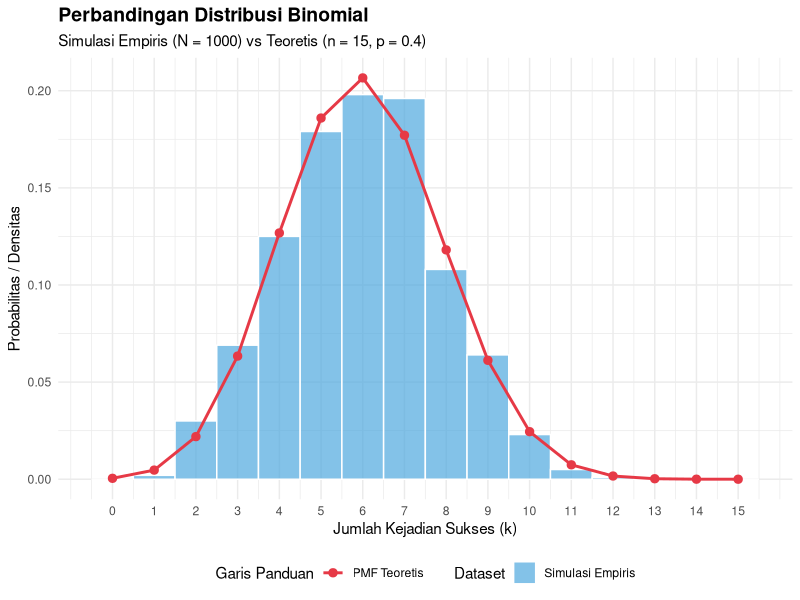

The R script that drew this image:
# ==============================================================================
# TUGAS: PROBABILITAS DAN STATISTIKA - DISTRIBUSI DISKRIT
# Nama       : Bilhadi Muhammad
# NIM        : 3338250028
# ==============================================================================

# Mengaktifkan library untuk visualisasi modern (jika belum ada, install dengan install.packages("ggplot2"))
library(ggplot2)

# ------------------------------------------------------------------------------
# KASUS 1: DISTRIBUSI POISSON
# Soal: Rata-rata pelanggan = 3 orang/jam. Hitung P(X >= 5).
# ------------------------------------------------------------------------------

# Definisi Parameter
rata_rata_poisson <- 3  # Nilai rata-rata kejadian (lambda)

# Menghitung peluang P(X >= 5) menggunakan komplemen: 1 - P(X <= 4)
peluang_poisson_ge5 <- 1 - ppois(q = 4, lambda = rata_rata_poisson)

# Output Hasil
cat("=== KASUS 1: DISTRIBUSI POISSON ===\n")
cat(sprintf("Probabilitas P(X >= 5) dengan lambda = %d adalah: %.5f\n\n", 
            rata_rata_poisson, peluang_poisson_ge5))


# ------------------------------------------------------------------------------
# KASUS 2: DISTRIBUSI HIPERGEOMETRIK
# Soal: Pop = 100 bola, Sukses (Merah) = 20, Sampel = 10 tanpa pengembalian.
# ------------------------------------------------------------------------------

# Parameter Distribusi
pop_total     <- 100 # N (Total Populasi)
sukses_pop    <- 20  # M atau K (Jumlah elemen sukses di populasi)
gagal_pop     <- pop_total - sukses_pop # N - K (Jumlah elemen gagal di populasi)
ukuran_sampel <- 10  # n (Banyaknya sampel yang diambil)

# Menentukan batas domain k (nilai sukses yang mungkin terambil)
k_min <- max(0, ukuran_sampel - gagal_pop)
k_max <- min(ukuran_sampel, sukses_pop)
domain_k <- k_min:k_max

# Menghitung Probability Mass Function (PMF)
peluang_hiper <- dhyper(x = domain_k, m = sukses_pop, n = gagal_pop, k = ukuran_sampel)

# Menyusun Tabel Distribusi Probabilitas menggunakan format matriks/tabel bersih
cat("=== KASUS 2: DISTRIBUSI HIPERGEOMETRIK ===\n")
cat("Tabel Distribusi Peluang Kumulatif & PMF:\n")
tabel_distribusi <- data.frame(
  `Jumlah Bola Merah (k)` = domain_k,
  `Peluang P(X=k)` = round(peluang_hiper, 6),
  check.names = FALSE
)
print(tabel_distribusi, row.names = FALSE)

# Perhitungan Nilai Harapan (Ekspektasi) dan Varians Teoretis
ekspektasi_teoretis <- ukuran_sampel * (sukses_pop / pop_total)
varians_teoretis    <- ukuran_sampel * (sukses_pop / pop_total) * 
  (1 - sukses_pop / pop_total) * 
  ((pop_total - ukuran_sampel) / (pop_total - 1))

cat("\nUkuran Statistik Teoretis:\n")
cat(sprintf("- Ekspektasi E[X] : %.4f\n", ekspektasi_teoretis))
cat(sprintf("- Varians Var(X)  : %.4f\n\n", varians_teoretis))


# ------------------------------------------------------------------------------
# KASUS 3: SIMULASI BINOMIAL VS PMF TEORETIS (GGPLOT2)
# Soal: Simulasi 1.000 percobaan Binomial (n = 15, p = 0.4) & bandingkan plotnya.
# ------------------------------------------------------------------------------

# Mengunci random generator agar hasil simulasi konsisten
set.seed(2026) 

# Parameter Binomial
total_simulasi <- 1000
jumlah_trial   <- 15
prob_sukses    <- 0.4

# 1. Menghasilkan data acak hasil simulasi empiris
hasil_simulasi <- rbinom(n = total_simulasi, size = jumlah_trial, prob = prob_sukses)
df_simulasi <- data.frame(Sukses = hasil_simulasi)

# 2. Menghitung PMF Teoretis untuk garis pembanding
nilai_x <- 0:jumlah_trial
pmf_aktual <- dbinom(x = nilai_x, size = jumlah_trial, prob = prob_sukses)
df_teoretis <- data.frame(Sukses = nilai_x, Peluang = pmf_aktual)

# 3. Visualisasi Menggunakan GGPLOT2 (Lebih Modern dibanding plot bawaan R)
cat("=== KASUS 3: SIMULASI BINOMIAL ===\n")
cat("Generating plot menggunakan ggplot2...\n")

plot_perbandingan <- ggplot() +
  # Membuat histogram dari data empiris hasil simulasi
  geom_histogram(data = df_simulasi, aes(x = Sukses, y = after_stat(density), fill = "Simulasi Empiris"),
                 binwidth = 1, color = "white", alpha = 0.7, center = 0) +
  # Menambahkan titik dan garis untuk PMF Teoretis
  geom_line(data = df_teoretis, aes(x = Sukses, y = Peluang, color = "PMF Teoretis"), linewidth = 1) +
  geom_point(data = df_teoretis, aes(x = Sukses, y = Peluang, color = "PMF Teoretis"), size = 2.5) +
  # Kustomisasi Skala dan Tema Visual
  scale_x_continuous(breaks = 0:jumlah_trial) +
  scale_fill_manual(values = c("Simulasi Empiris" = "#4ea8de")) +
  scale_color_manual(values = c("PMF Teoretis" = "#e63946")) +
  labs(
    title = "Perbandingan Distribusi Binomial",
    subtitle = paste0("Simulasi Empiris (N = ", total_simulasi, ") vs Teoretis (n = ", jumlah_trial, ", p = ", prob_sukses, ")"),
    x = "Jumlah Kejadian Sukses (k)",
    y = "Probabilitas / Densitas",
    fill = "Dataset",
    color = "Garis Panduan"
  ) +
  theme_minimal(base_size = 11) +
  theme(
    plot.title = element_text(face = "bold", size = 14),
    legend.position = "bottom"
  )

# Menampilkan grafik ke layar
print(plot_perbandingan)
